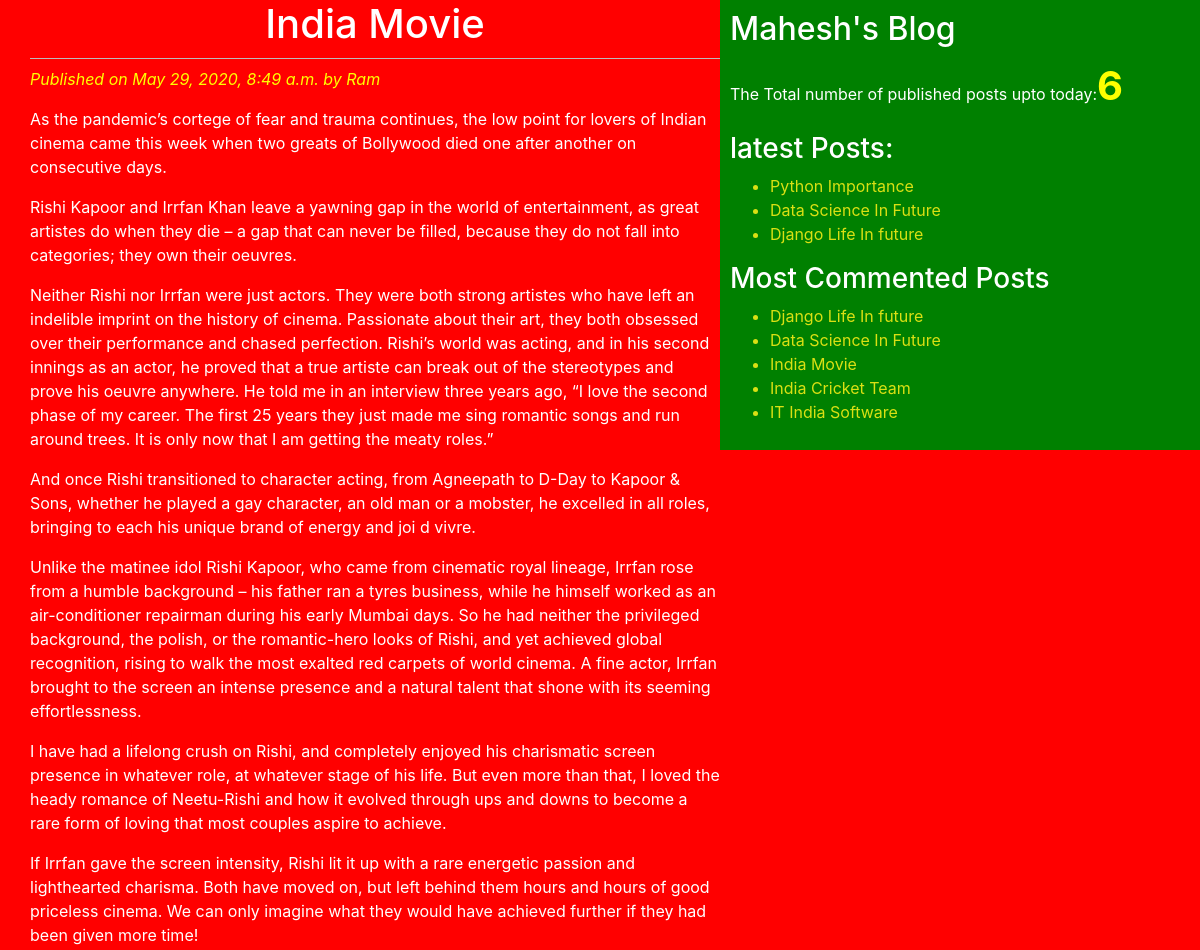
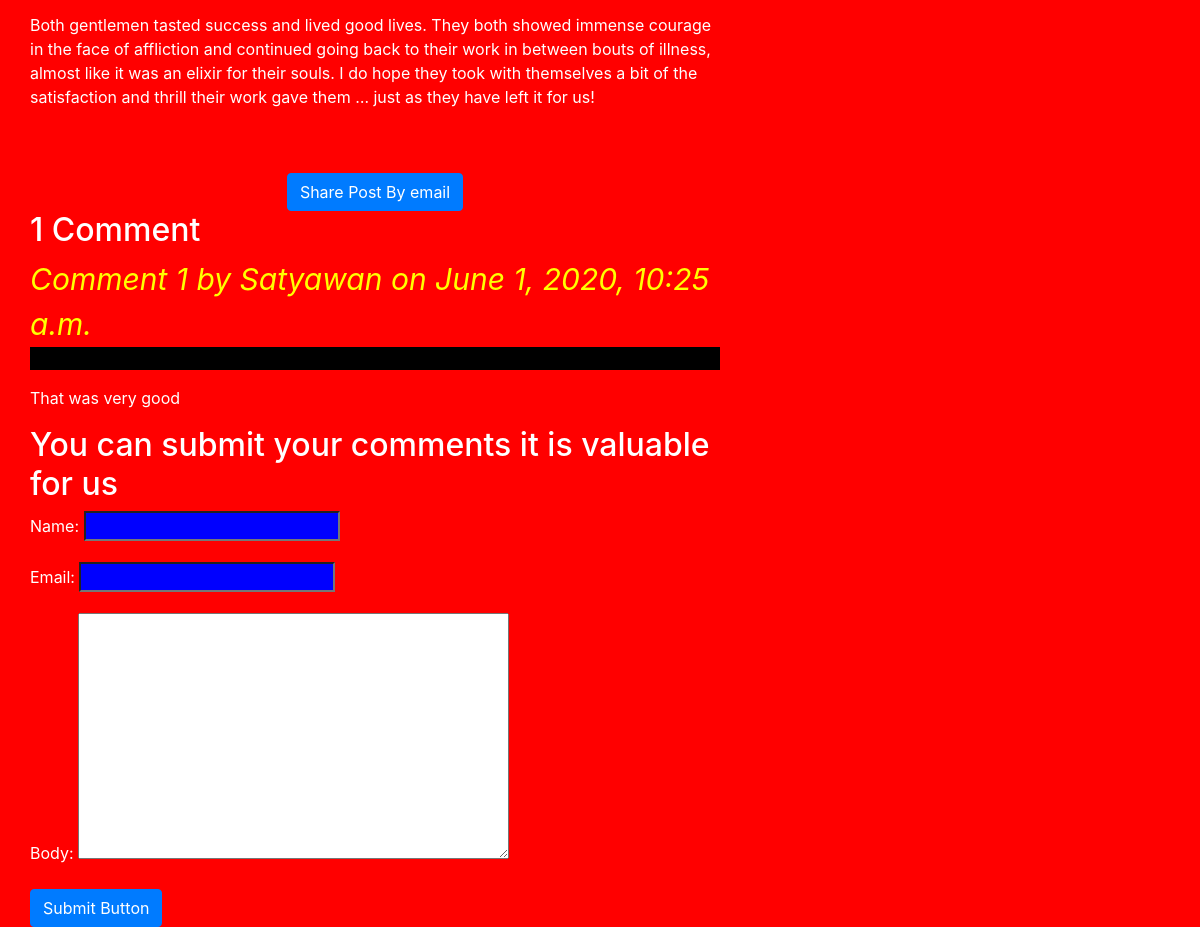
/2020/05/29/india-movie/, run on the app's committed database (2 pictures, top to bottom).
### blog/models.py (models this page shows, shortened)
class Post(models.Model):
    STATUS_CHOICES=(('draft','Draft'),('published','Published'))
    title=models.CharField(max_length=256)
    slug=models.SlugField(max_length=264,unique_for_date='publish')
    author=models.ForeignKey(User,related_name='blog_posts',on_delete=models.DO_NOTHING)
    body=models.TextField()
    publish=models.DateTimeField(default=timezone.now)
    created=models.DateTimeField(auto_now_add=True)
    updated=models.DateTimeField(auto_now=True)
    status=models.CharField(max_length=10, choices=STATUS_CHOICES,default='draft')
    objects=Custommanager()
    tags=TaggableManager()
    class Meta:
        ordering=('-publish',)
    def get_absolute_url(self):
        return reverse('post_detail',args=[self.publish.year,self.publish.strftime('%m'),self.publish.strftime('%d'),self.slug])

class Comment(models.Model):
    post=models.ForeignKey(Post,related_name='comments',on_delete=models.DO_NOTHING)
    name=models.CharField(max_length=32)
    email=models.EmailField()
    body=models.TextField()
    created=models.DateTimeField(auto_now_add=True)
    updated=models.DateTimeField(auto_now=True)
    active=models.BooleanField(default=True)
    class Meta:
        ordering=('created',)

### blog/views.py (the view)
# urls.py: url(r'^(?P<year>\d{4})/(?P<month>\d{2})/(?P<day>\d{2})/(?P<post>[-\w]+)/$',views.post_details_view,name='post_detail'),
def post_details_view(request,year,month,day,post):
    post=get_object_or_404(Post,slug=post,status='published',publish__year=year,publish__month=month,publish__day=day)
    comments=post.comments.filter(active=True)
    csubmit=False
    if request.method=='POST':
        form=CommentForm(request.POST)
        if form.is_valid():
            new_comment=form.save(commit=False)
            new_comment.post=post
            new_comment.save()
            csubmit=True
    else:
        form=CommentForm()
    return render(request,'blog/post_detail.html',{'post':post,'form':form,'csubmit':csubmit,'comments':comments})

### blog/forms.py
class CommentForm(forms.ModelForm):
    class Meta:
        model=Comment
        fields=['name','email','body']

### blog/models.py (called while the page is built)
    def get_queryset(self):
        return super().get_queryset().filter(status='published')

### blog/templatetags/blog_tags.py (called while the page is built)
@register.simple_tag(name='my_tag')
def total_posts():
    return Post.objects.count()

@register.inclusion_tag('blog/latest_posts123.html')
def show_latest_posts():
    latest_posts=Post.objects.order_by('-publish')[:3]
    return {'latest_posts':latest_posts}

@register.simple_tag
def get_most_commented_posts(count=5):
    return Post.objects.annotate(total_comments=Count('comments')).order_by('-total_comments')[:count]

### templates/blog/post_detail.html (shortened to what this page needs)
<!DOCTYPE html>
{%extends "blog/base.html"%}
{%block content%}
<h1>{{post.title}}</h1>
<p id='date'>Published on {{post.publish}} by {{post.author|title}}</p>
{{post.body|linebreaks}}<br><br>
<div class="container" align='center'>
  <a href="/{{post.id}}/share" class=" btn btn-primary">Share Post By email</a>
</div>
{%with comments.count as comments_count%}
<h2>{{comments_count}} Comment{{comments_count|pluralize}}</h2>
{%endwith%}
{%if comments%}
{%for comment in comments%}
<p id='ch'>Comment {{forloop.counter}} by {{comment.name}} on {{comment.created}}</p>
<div class="cb">{{comment.body|linebreaks}}</div>
{%endfor%}
{%else%}
<p>There are no comments Yet!!!</p>
{%endif%}
{%if csubmit%}
<h2>Your comment added successfully</h2>
{%else%}
<h2>You can submit your comments it is valuable for us</h2>
<form method="post">
  {{form.as_p}}
  <input type="submit" class="btn btn-primary"  value="Submit Button">
</form>
  {%endif%}
{%endblock%}

### templates/blog/base.html (shortened to what this page needs)
<!DOCTYPE html>
{%load blog_tags%}
{%load static%}
<html lang="en" dir="ltr">
  <head>
    <link rel="stylesheet" href="https://stackpath.bootstrapcdn.com/bootstrap/4.5.0/css/bootstrap.min.css">
        <link rel="stylesheet" href="{%static 'css/blog.css'%}">
  </head>
  <body>
   <div class="content">
     {%block content%}{%endblock%}
   </div>
   <div class="sidebar">
     <h2>Mahesh's Blog</h2>
     <p>The Total number of published posts upto today:<span id='pcount'>{%my_tag%}</span></p>
<h3>latest Posts:</h3>{%show_latest_posts%}
<h3>Most Commented Posts</h3>
{%get_most_commented_posts as most_commented_posts%}
<ul>
{%for post in most_commented_posts%}
  <a href="{{post.get_absolute_url}}"><li>{{post.title}}</li></a>
  {%endfor%}
</ul>
   </div>
  </body>
</html>

### templates/blog/latest_posts123.html
<ul>
  {%for post in latest_posts %}
  <a href="{{post.get_absolute_url}}"><li>{{post.title}}</li></a>
  {%endfor%}
</ul>

### static/css/blog.css (style rules this page uses)
.content { width: 60%; float: left; padding: 0 0 0 30px; background: red; height: 100%; }
.sidebar { width:40%; float: right; padding: 10px; background: green; height:100%; }
h1 { text-align: center; border-bottom: 1px solid #bbb; padding-bottom: 10px; }
body { color: white; background: red; }
#date { color:yellow; font-style: italic; }
a { color: #dae014; }
input { background: blue; color:white; }
#ch,#cb { color:yellow; font-size: 30px; border-bottom: 23px solid black; font-style: italic; }
#pcount { font-size: 40px; color:yellow; font-weight: bold; }

### data on the page
Post: title "India Movie", publish "May 29, 2020, 8:49 a.m.", author "Ram", body "As the pandemic’s cortege of fear and trauma continues, the low point for lovers of Indian cinema came this week when two greats of Bollywood died one after another on consecutive days. Rishi Kapoor and Irrfan Khan leave a yawning gap in the world of entertainment, as great artistes do when they die – a gap that can never be filled, because they do not fall into categories; they own their oeuvres. Neither Rishi nor Irrfan were just actors. They were both strong artistes who have left an indelible imprint on the history of cinema. Passionate about their art, they both obsessed over their performance and chased perfection. Rishi’s world was acting, and in his second innings as an actor, he…"
Comment: name "Satyawan", created "June 1, 2020, 10:25 a.m.", body "That was very good"
Post: title "Python Importance"
Post: title "Data Science In Future"
Post: title "Django Life In future"
Post: title "India Cricket Team"
Post: title "IT India Software"

### other printed values
{{ comments_count }} "1"
